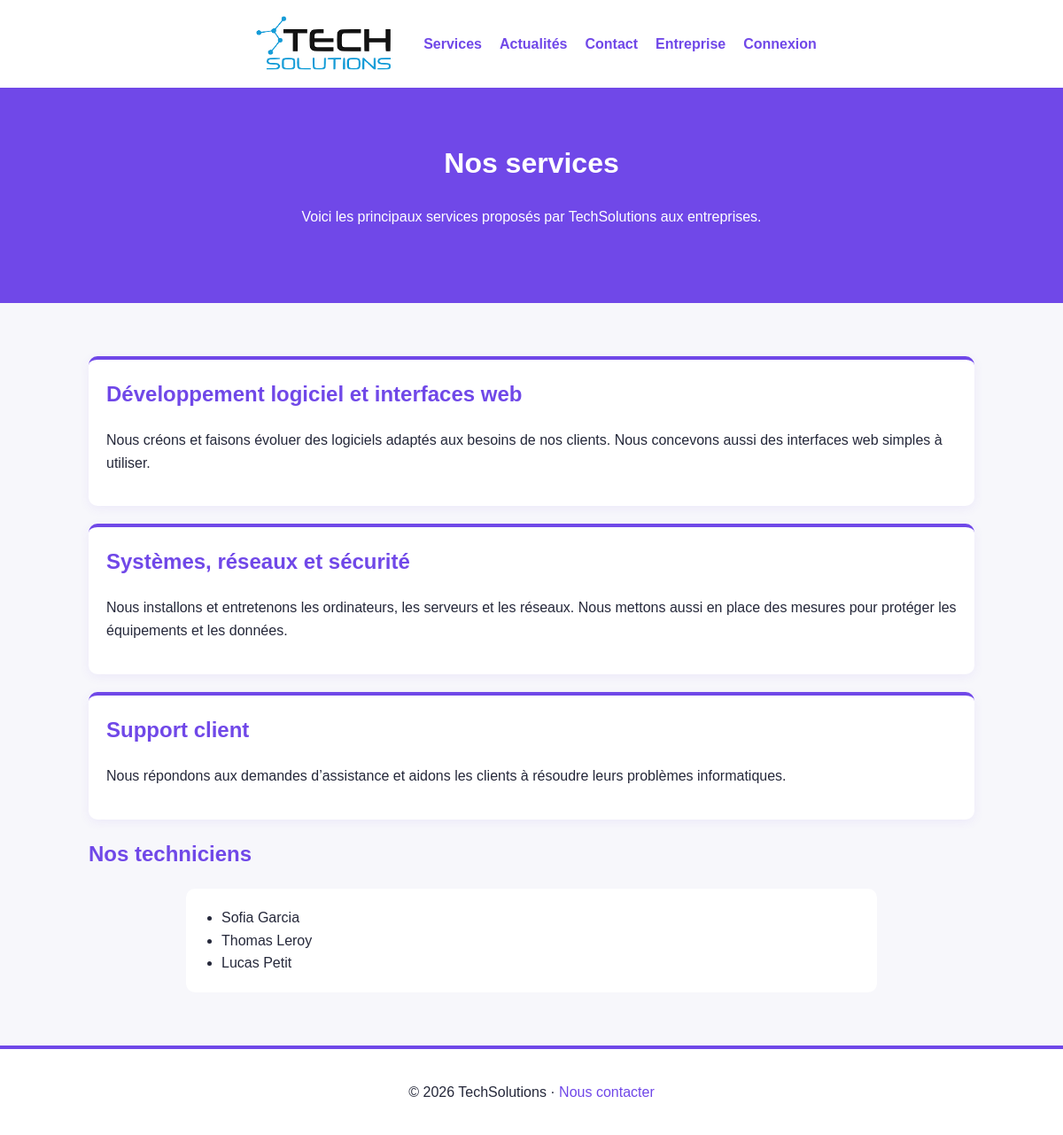
/services.php, run on the app's committed database.
### tables this page shows
CREATE TABLE `utilisateurs` (
  `id` int(11) NOT NULL AUTO_INCREMENT,
  `identifiant` varchar(30) NOT NULL,
  `mot_de_passe` varchar(255) NOT NULL,
  `prenom` varchar(50) NOT NULL,
  `nom` varchar(50) NOT NULL,
  `service` varchar(50) NOT NULL,
  `role` varchar(10) NOT NULL,
  PRIMARY KEY (`id`),
  UNIQUE KEY `identifiant` (`identifiant`)
);

### services.php (the view, shortened to what this page needs)
<?php
require "inc/bdd.php";
$techniciens = $pdo->query("SELECT prenom, nom FROM utilisateurs WHERE service = 'Technique' ORDER BY nom")->fetchAll();
?>
<!DOCTYPE html>
<html lang="fr">
<head>
  <link rel="stylesheet" href="css/css.css">
</head>
<body>
  <div class="navigation">
    <a href="index.php">
      <img src="images/logo.png" alt="TechSolutions" class="logo">
    </a>
    <a href="services.php">Services</a>
    <a href="pages/informations/actualites.html">Actualités</a>
    <a href="pages/informations/contact.php">Contact</a>
    <a href="entreprise.php">Entreprise</a>
    <a href="pages/compte/connexion.php">Connexion</a>
  </div>
  <div class="entete">
    <h1>Nos services</h1>
    <p>Voici les principaux services proposés par TechSolutions aux entreprises.</p>
  </div>
  <div class="section">
    <div class="carte">
      <h2>Développement logiciel et interfaces web</h2>
      <p>Nous créons et faisons évoluer des logiciels adaptés aux besoins de nos clients. Nous concevons aussi des interfaces web simples à utiliser.</p>
    </div>
    <div class="carte">
      <h2>Systèmes, réseaux et sécurité</h2>
      <p>Nous installons et entretenons les ordinateurs, les serveurs et les réseaux. Nous mettons aussi en place des mesures pour protéger les équipements et les données.</p>
    </div>
    <div class="carte">
      <h2>Support client</h2>
      <p>Nous répondons aux demandes d’assistance et aidons les clients à résoudre leurs problèmes informatiques.</p>
    </div>
    <h2>Nos techniciens</h2>
    <ul>
      <?php foreach ($techniciens as $technicien) { ?>
      <li><?php echo htmlspecialchars($technicien["prenom"] . " " . $technicien["nom"]); ?></li>
      <?php } ?>
    </ul>
  </div>
  <div class="pied">
    <p>© 2026 TechSolutions ·
      <a href="pages/informations/contact.php">Nous contacter</a>
    </p>
  </div>
</body>
</html>

### css/css.css (style rules this page uses)
body { margin: 0; color: #25283a; background: #f7f7fb; font-family: Arial, sans-serif; line-height: 1.6; }
.navigation { display: flex; align-items: center; justify-content: center; flex-wrap: wrap; gap: 8px 12px; padding: 14px; background: white; box-shadow: 0 2px 12px rgba(37, 40, 58, 0.08); }
.navigation a { display: inline-block; margin: 0 4px; font-weight: bold; }
a { color: #7048e8; text-decoration: none; }
.logo { display: block; width: 180px; height: auto; }
.entete { padding: 60px 20px; color: white; background: #7048e8; text-align: center; }
.entete h1 { margin-top: 0; }
.entete p { margin-bottom: 24px; }
.section { max-width: 1000px; margin: auto; padding: 40px 20px; }
h2 { color: #7048e8; }
.carte { margin: 20px 0; padding: 20px; border-radius: 10px; border-top: 4px solid #7048e8; background: white; box-shadow: 0 3px 12px rgba(112, 72, 232, 0.08); }
.carte h2 { margin-top: 0; }
.pied { padding: 20px; border-top: 4px solid #7048e8; background: white; text-align: center; }
.section ul { max-width: 700px; margin: 20px auto; padding: 20px 40px; border-radius: 10px; background: white; }

### data on the page
utilisateurs: prenom+nom "Sofia Garcia"
utilisateurs: prenom+nom "Thomas Leroy"
utilisateurs: prenom+nom "Lucas Petit"
